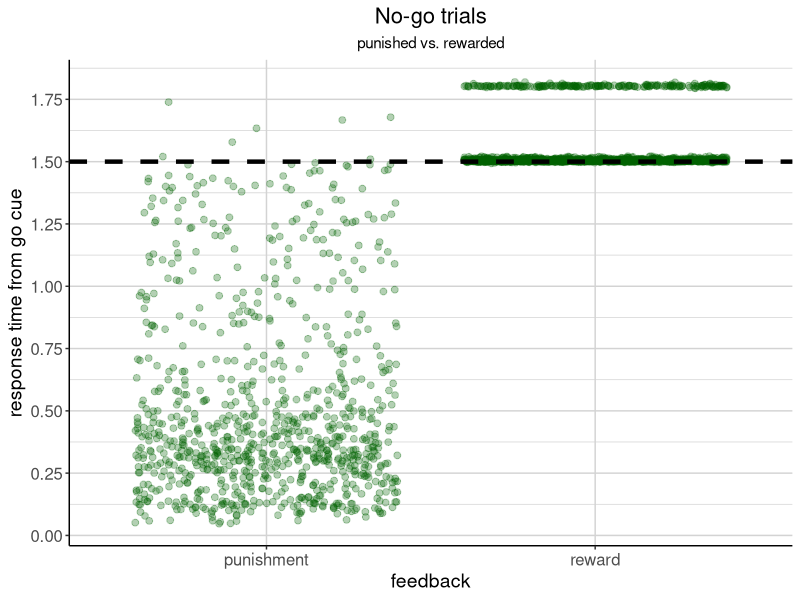
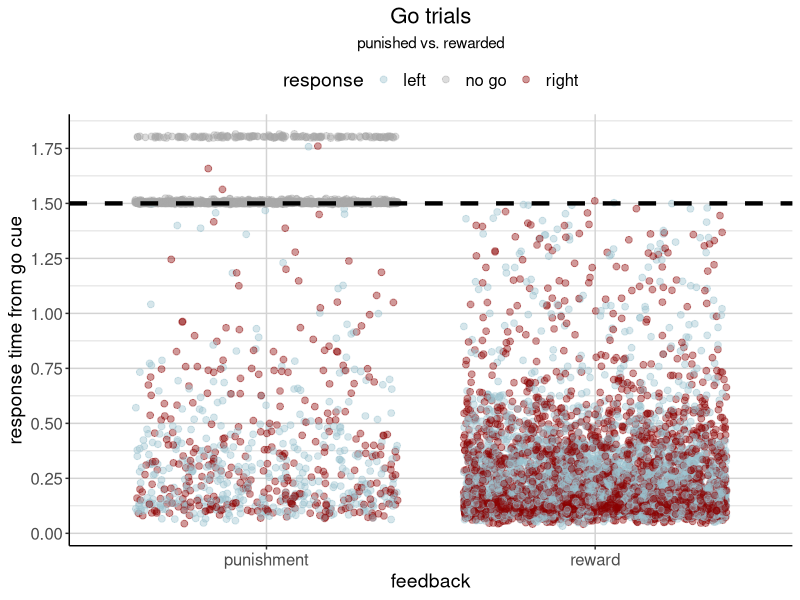
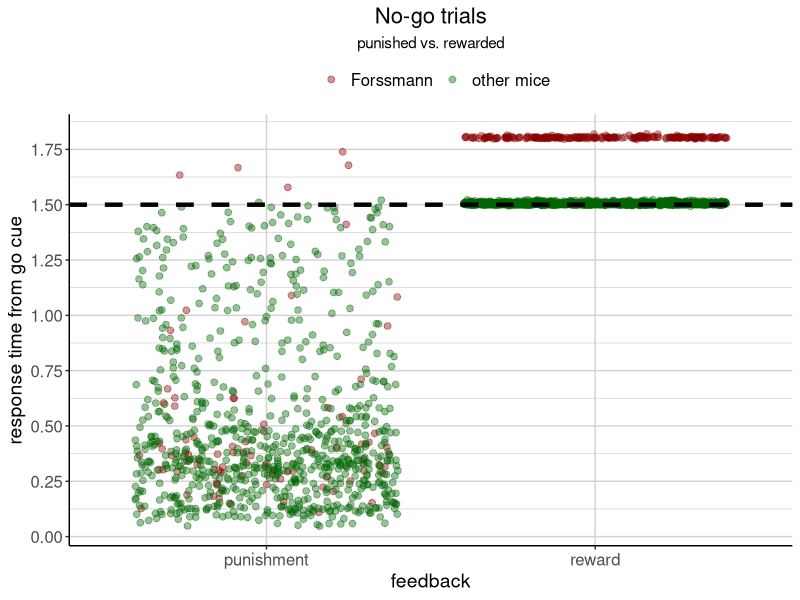
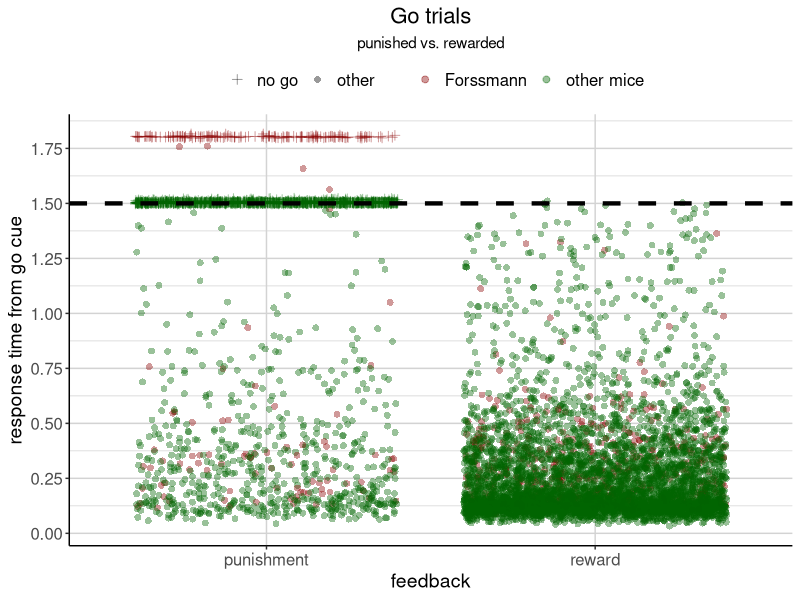
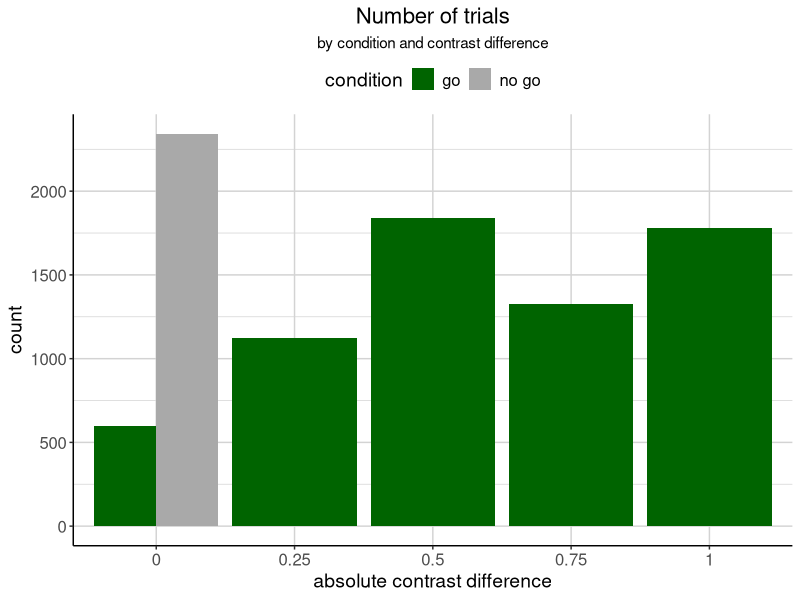
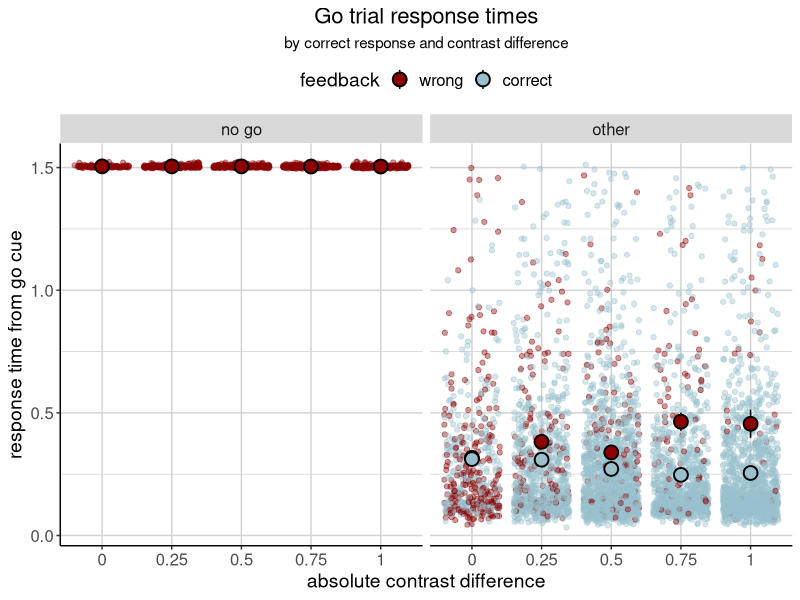
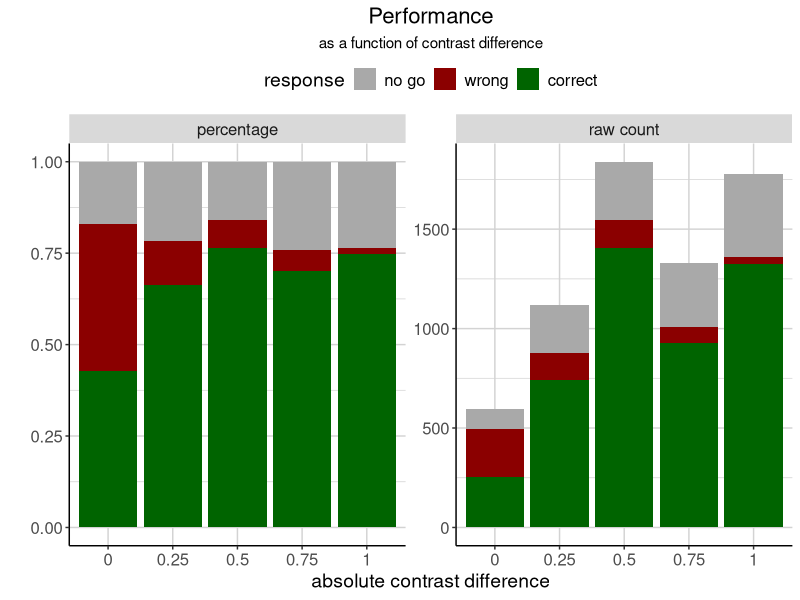

Generate these figures, in order, with R:
## ---- chunk 1
knitr::opts_chunk$set(echo = FALSE, message = FALSE, warning = FALSE)

library(tidyverse)
library(kableExtra)

data <- read.csv("./data/behavioral_data.csv") # load data

# plot theme
my_theme <- theme(legend.position = "top", 
                  plot.title = element_text(size = 16, hjust = 0.5),
                  plot.subtitle = element_text(hjust = 0.5),
                  axis.title = element_text(size = 14),
                  axis.text = element_text(size = 12),
                  axis.line = element_line(colour = "black"),
                  legend.text = element_text(size = 12), 
                  legend.title = element_text(size = 14),
                  panel.background = element_blank(),
                  panel.grid = element_line(colour = "light grey"),
                  strip.text = element_text(size = 12))
## ---- chunk 2
# Recode feedback type as string (-1; 1) -> (punishment; reward).
# Recode response as string (-1; 0; 1) -> (right; no go; left).
# Recode response again, but on a broader level: (-1; 1) -> other; 0 -> no go
data <- data %>% 
  mutate(feedback_type_rec = ifelse(feedback_type == 1, "reward", "punishment"),
         response_rec = case_when(response == -1 ~ "right",
                                  response == 1 ~ "left",
                                  response == 0 ~ "no go"),
         response_rec2 = ifelse(response_rec == "no go", "no go", "other"))
## ---- chunk 3
data %>% 
  filter(condition == "no_go") %>% 
  
  ggplot(aes(x = feedback_type_rec, y = response_time_diff)) +
  geom_jitter(colour = "darkgreen", alpha = .3, size = 2) +
  geom_hline(aes(yintercept = 1.5), colour = "black", size = 1.5, linetype = "dashed") +
  scale_y_continuous(breaks = seq(0, 2, .25)) +
  labs(title = "No-go trials", subtitle = "punished vs. rewarded",
       y = "response time from go cue", x = "feedback") +
  my_theme
## ---- chunk 4
data %>% 
  filter(condition == "go") %>% 
  
  ggplot(aes(x = feedback_type_rec, y = response_time_diff, colour = response_rec)) +
  geom_jitter(alpha = .4, size = 2) +
  geom_hline(aes(yintercept = 1.5), colour = "black", size = 1.5, linetype = "dashed") +
  scale_y_continuous(breaks = seq(0, 2, .25)) +
  scale_colour_manual("response", values = c("lightblue3", "darkgrey", "darkred")) +
  labs(title = "Go trials", subtitle = "punished vs. rewarded",
       y = "response time from go cue", x = "feedback") +
  my_theme
## ---- chunk 5
weird_RTs <- data %>% 
  filter(response_rec == "no go") %>% 
  mutate(response_time_split = ifelse(response_time_diff > 1.7, "high", "low"))
## ---- chunk 6
weird_RTs %>% 
  group_by(response_time_split, mouse) %>%
  count() %>% 
  kable(col.names = c("response time", "mouse", "count")) %>% 
  kable_styling("striped")
## ---- chunk 7
weird_RTs %>% 
  group_by(response_time_split, session) %>%
  count() %>% 
  head() %>% # only show first 6 rows
  kable(col.names = c("response time", "session", "count")) %>% 
  kable_styling("striped")
## ---- chunk 8
data %>% 
  filter(condition == "no_go") %>% 
  mutate(Forssmann = ifelse(mouse == "Forssmann", "Forssmann", "other mice")) %>% 
  
  ggplot(aes(x = feedback_type_rec, y = response_time_diff, colour = Forssmann)) +
  geom_jitter(alpha = .4, size = 2) +
  geom_hline(aes(yintercept = 1.5), colour = "black", size = 1.5, linetype = "dashed") +
  scale_y_continuous(breaks = seq(0, 2, .25)) +
  scale_colour_manual("", values = c("darkred", "darkgreen")) +
  labs(title = "No-go trials", subtitle = "punished vs. rewarded",
       y = "response time from go cue", x = "feedback") +
  my_theme
## ---- chunk 9
data %>% 
  filter(condition == "go") %>% 
  mutate(Forssmann = ifelse(mouse == "Forssmann", "Forssmann", "other mice")) %>% 
  
  ggplot(aes(x = feedback_type_rec, y = response_time_diff, colour = Forssmann,
             shape = response_rec2)) +
  geom_jitter(alpha = .4, size = 2) +
  geom_hline(aes(yintercept = 1.5), colour = "black", size = 1.5, linetype = "dashed") +
  scale_y_continuous(breaks = seq(0, 2, .25)) +
  scale_colour_manual("", values = c("darkred", "darkgreen")) +
  scale_shape_manual("", values = c(3, 16)) +
  labs(title = "Go trials", subtitle = "punished vs. rewarded",
       y = "response time from go cue", x = "feedback") +
  my_theme
## ---- chunk 10
# data without Forssmann
data_wof <- data %>% 
  filter(mouse != "Forssmann")
## ---- chunk 11
data_wof %>% 
  group_by(contrast_diff_abs, condition) %>% 
  count() %>% 
  
  ggplot(aes(x = factor(contrast_diff_abs), y = n, fill = condition)) +
  geom_col(position = "dodge") +
  scale_fill_manual(values = c("darkgreen", "darkgrey"), labels = c("go", "no go")) +
  labs(title = "Number of trials", subtitle = "by condition and contrast difference",
       y = "count", x = "absolute contrast difference") +
  my_theme
## ---- chunk 12
correct_response_counts <- data_wof %>% 
  filter(condition == "go") %>%
  group_by(feedback_type_rec, contrast_diff_abs, response_rec2) %>% 
  count()

easy_wrong <- correct_response_counts$n[correct_response_counts$contrast_diff_abs == 1 & 
                                          correct_response_counts$response_rec2 == "other" &
                                          correct_response_counts$feedback_type_rec == "punishment"]

easy_nogo <- correct_response_counts$n[correct_response_counts$contrast_diff_abs == 1 & 
                                         correct_response_counts$response_rec2 == "no go"]

out_of_easy <- sum(correct_response_counts$n[correct_response_counts$contrast_diff_abs == 1])
## ---- chunk 13
data_wof %>% 
  filter(condition == "go") %>% 
  
  ggplot(aes(x = factor(contrast_diff_abs), y = response_time_diff, colour = feedback_type_rec)) +
  geom_jitter(alpha = .4) +
  stat_summary(aes(fill = feedback_type_rec), size = 1, shape = 21, colour = "black") +
  theme(legend.position = "top") +
  facet_wrap(~response_rec2) +
  scale_colour_manual("feedback", values = c("darkred", "lightblue3"), labels = c("wrong", "correct")) +
  scale_fill_manual("feedback", values = c("darkred", "lightblue3"), labels = c("wrong", "correct")) +
  labs(title = "Go trial response times", subtitle = "by correct response and contrast difference",
       y = "response time from go cue", x = "absolute contrast difference") +
  my_theme
## ---- chunk 14
# Have only the go trials.
# Recode the feedback type and the response type so we have one column that codes whether the mice made the correct
# choice, the wrong choice or a no-go response.
data_wof_go <- data_wof %>%
  filter(condition == "go") %>% 
  mutate(response_type = case_when(feedback_type_rec == "reward" ~ "correct",
                                   response_rec2 == "no go" ~ "no go",
                                   feedback_type_rec == "punishment" & response_rec2 == "other" ~ "wrong"),
         response_type = factor(response_type, levels = c("no go", "wrong", "correct")))
## ---- chunk 15
contrast_performance <- data_wof_go %>% 
  group_by(response_type, contrast_diff_abs) %>% 
  count() %>% 
  # calculate percentage per contrast difference
  group_by(contrast_diff_abs) %>% 
  mutate(percentage = n/sum(n)) %>% 
  # transform into long format for plotting raw numbers and percentages as facets
  pivot_longer(cols = c(n, percentage), names_to = "type") %>% 
  mutate(type = ifelse(type == "n", "raw count", type))
## ---- chunk 16
contrast_performance %>% 
  ggplot(aes(x = factor(contrast_diff_abs), y = value, fill = response_type)) +
  geom_col() +
  scale_fill_manual("response", values = c("darkgrey", "darkred", "darkgreen")) +
  facet_wrap(~type, scales = "free") +
  labs(title = "Performance", subtitle = "as a function of contrast difference",
       y = "", x = "absolute contrast difference") +
  my_theme
